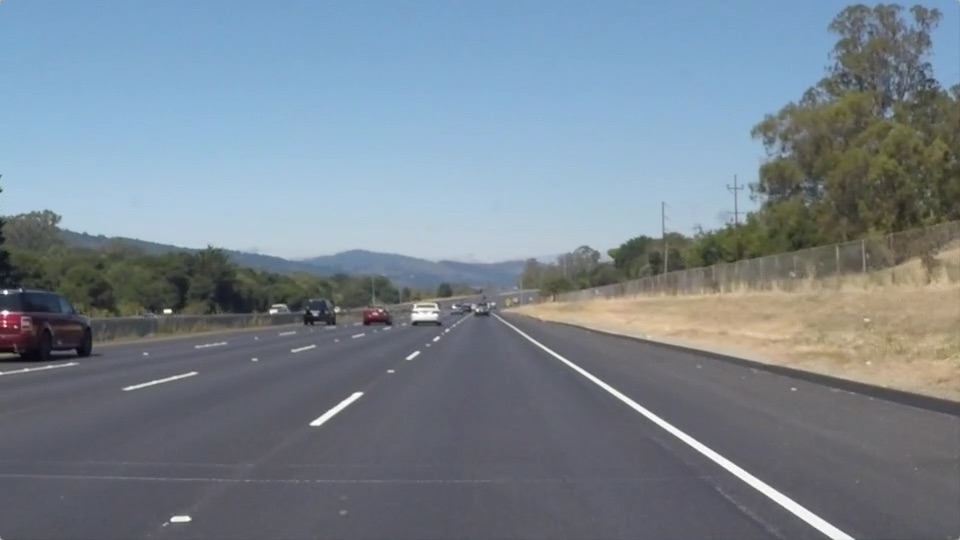
#> input picture notes/solidWhiteRight.jpg, 960 x 540 px
$ python 5_region_masking.py
#> lines starting #> are read from the running program, lines starting #| are printed output that depends on the picture
# URL: https://classroom.udacity.com/nanodegrees/nd013/parts/fbf77062-5703-404e-b60c-95b78b2f3f9e/modules/83ec35ee-1e02-48a5-bdb7-d244bd47c2dc/lessons/8c82408b-a217-4d09-b81d-1bda4c6380ef/concepts/a26d7fdd-291e-46f4-b3eb-01189cbb8afa

# Coding up a Region of Interest Mask

# Awesome! Now you've seen that with a simple color selection we have managed to eliminate almost everything in the
# image except the lane lines. At this point, however, it would still be tricky to extract the exact lines
# automatically, because we still have some other objects detected around the periphery that aren't lane lines.

# In this case, I'll assume that the front facing camera that took the image is mounted in a fixed position on the car,
# such that the lane lines will always appear in the same general region of the image. Next, I'll take advantage of
# this by adding a criterion to only consider pixels for color selection in the region where we expect to find the
# lane lines.

# Check out the code below. The variables left_bottom, right_bottom, and apex represent the vertices of a triangular
# region that I would like to retain for my color selection, while masking everything else out.


import matplotlib.pyplot as plt
import matplotlib.image as mpimg
import numpy as np

image = mpimg.imread('solidWhiteRight.jpg')
#> image is the input picture: shape (540, 960, 3); mean R, G, B 120.3, 132.6, 143.7
print('This image is: ', type(image), 'with dimensions:', image.shape)
#| This image is:  <class 'numpy.ndarray'> with dimensions: (540, 960, 3)

ysize = image.shape[0]
#> ysize = 540
xsize = image.shape[1]
#> xsize = 960

region_select = np.copy(image)

left_bottom = [0, 539]
right_bottom = [900, 300]
apex = [400, 0]

fit_left = np.polyfit((left_bottom[0], apex[0]), (left_bottom[1], apex[1]), 1)
fit_right = np.polyfit((right_bottom[0], apex[0]), (right_bottom[1], apex[1]), 1)
fit_bottom = np.polyfit((left_bottom[0], right_bottom[0]), (left_bottom[1], right_bottom[1]), 1)

print('fit_left: ', fit_left)
print('fit_left[0]: ', fit_left[0])
print('fit_left[1]: ', fit_left[1])

print('fit_right: ', fit_right)
print('fit_bottom:', fit_bottom)

XX, YY = np.meshgrid(np.arange(0, xsize), np.arange(0, ysize))

print('XX: ', XX)
#> (printed output is left out)
print('YY: ', YY)
#> (printed output is left out)


region_thresholds = (YY > (XX*fit_left[0]+fit_left[1])) & \
                    (YY > (XX*fit_right[0]+fit_right[1])) & \
                    (YY < (XX*fit_bottom[0]+fit_bottom[1]))

region_select[~region_thresholds] = [255, 0, 0]
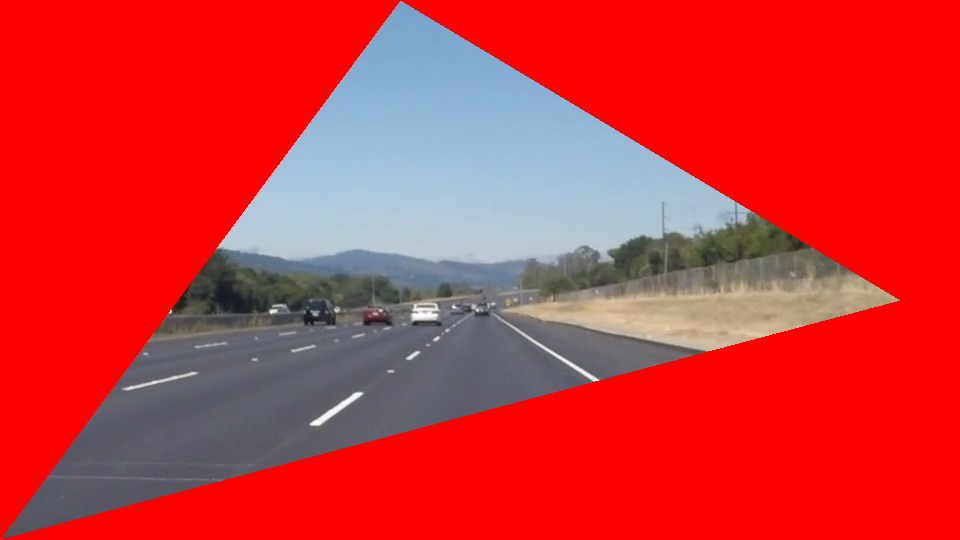
#> region_select: shape (540, 960, 3); mean R, G, B 207.5, 52.2, 55.7

plt.imshow(region_select)

plt.show()

$ run again, with notes/exit_ramp.jpg copied over notes/solidWhiteRight.jpg
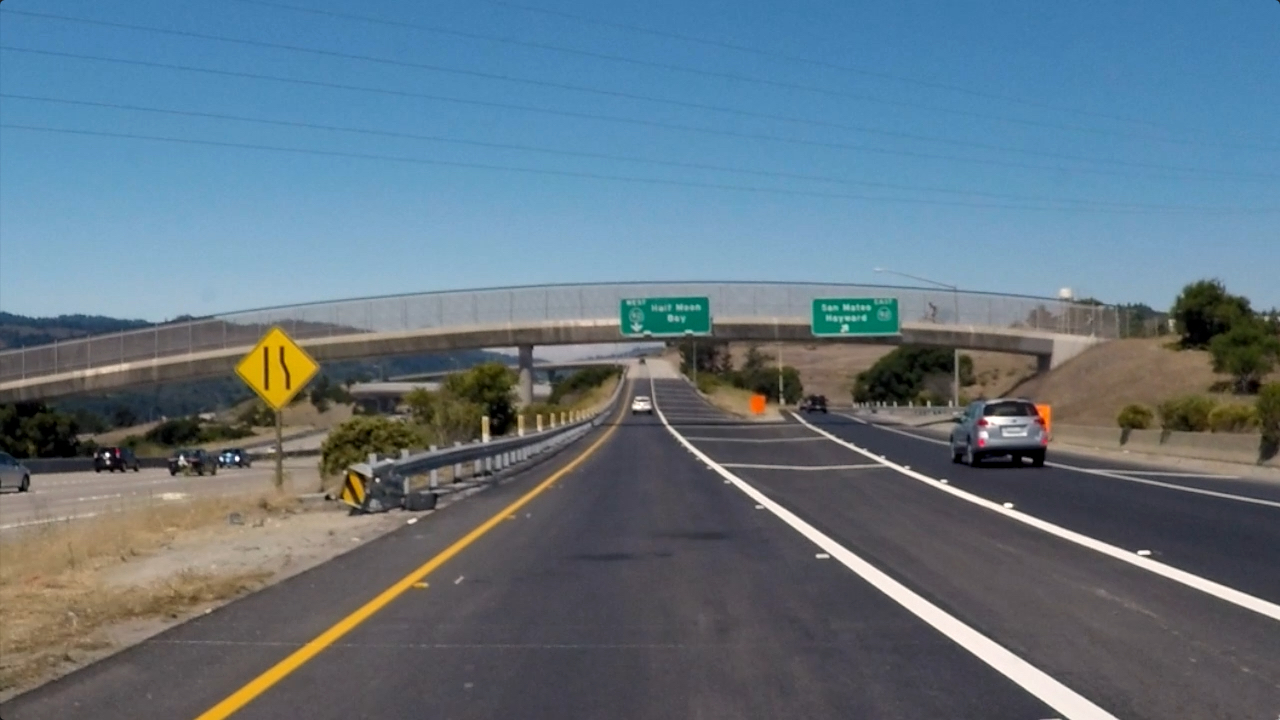
#> input picture notes/exit_ramp.jpg, 1280 x 720 px
#> image is the input picture: shape (720, 1280, 3); mean R, G, B 98.5, 117, 129.7
#| This image is:  <class 'numpy.ndarray'> with dimensions: (720, 1280, 3)
#> (printed output is left out)
#> (printed output is left out)
#> `region_select[~region_thresholds] = [255, 0, 0]`:
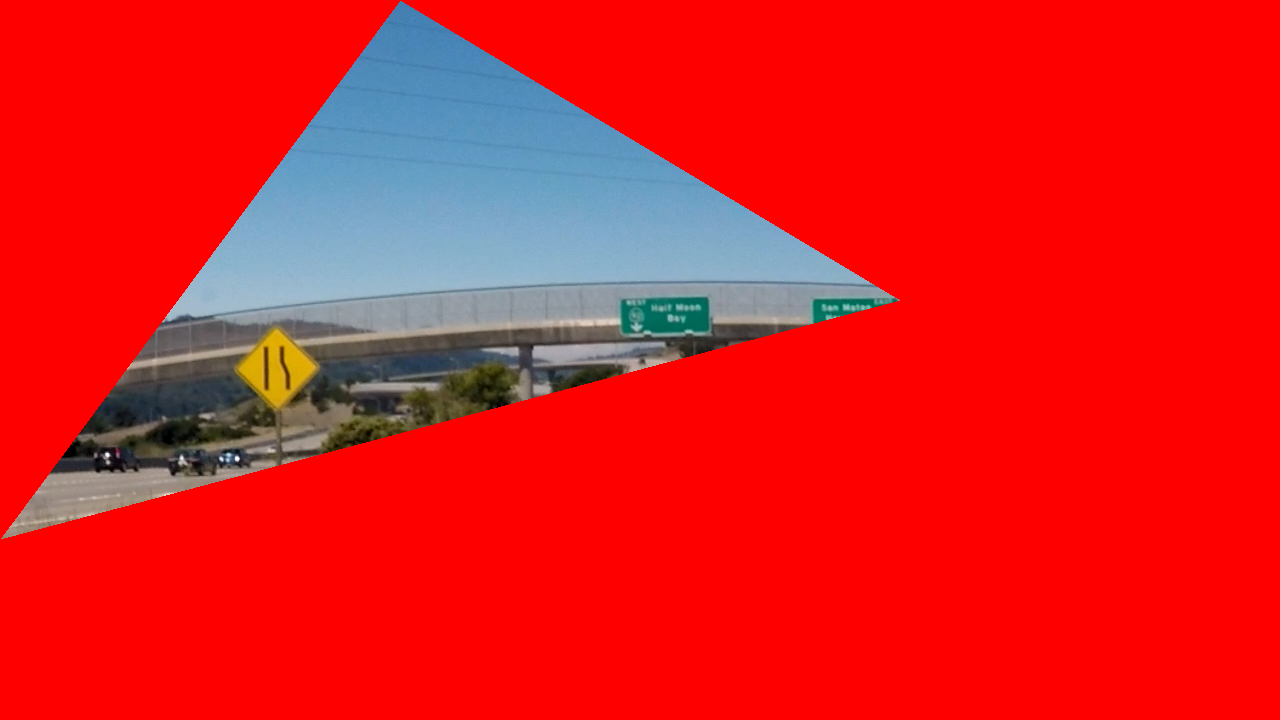
#> region_select: shape (720, 1280, 3); mean R, G, B 224.3, 28.7, 31.4

$ run again, with notes/exit-ramp.png saved as notes/solidWhiteRight.jpg
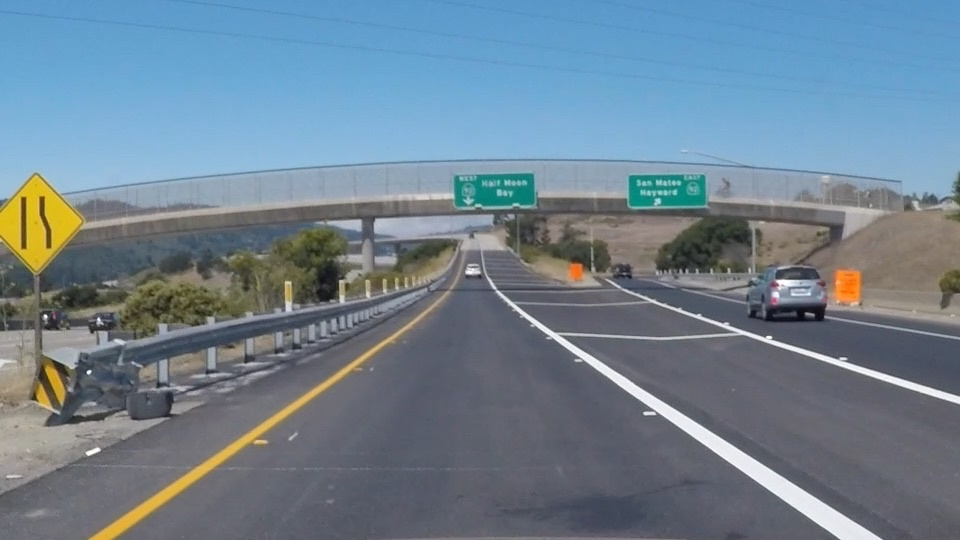
#> input picture notes/exit-ramp.png, 960 x 540 px
#> image is the input picture: shape (540, 960, 3); mean R, G, B 111.3, 130.2, 144.4
#| This image is:  <class 'numpy.ndarray'> with dimensions: (540, 960, 3)
#> (printed output is left out)
#> (printed output is left out)
#> `region_select[~region_thresholds] = [255, 0, 0]`:
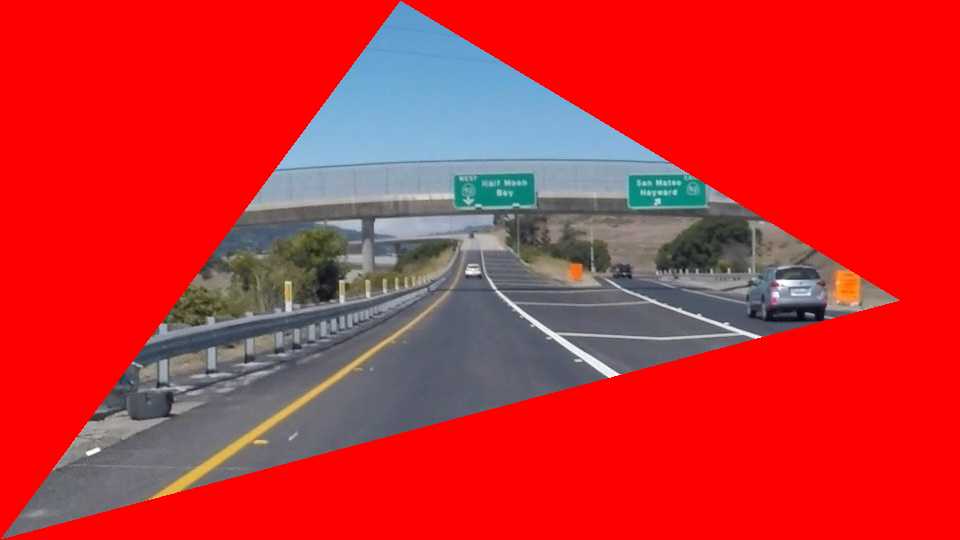
#> region_select: shape (540, 960, 3); mean R, G, B 201.2, 46.3, 49.2
